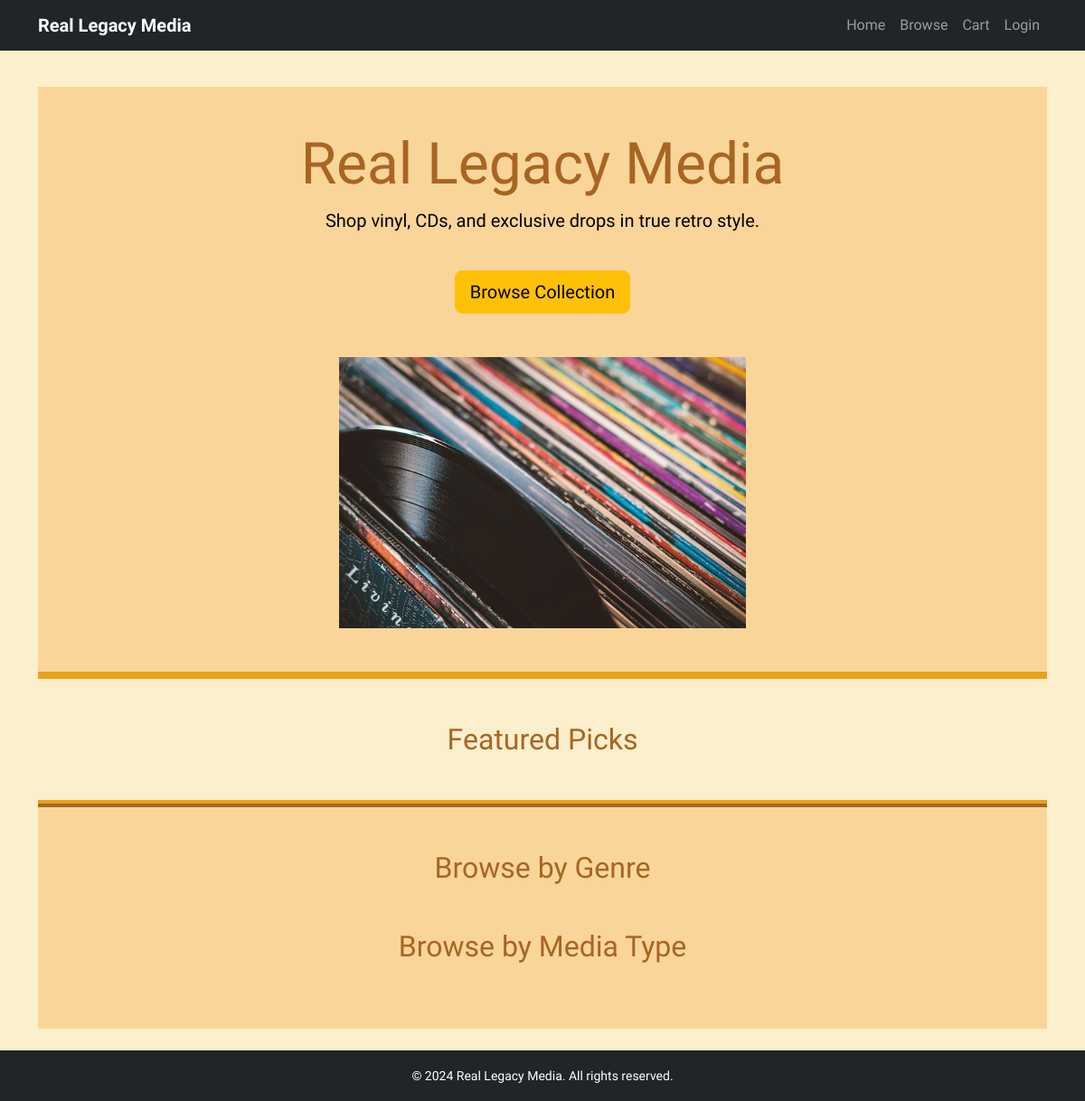
The app's page /, older data.
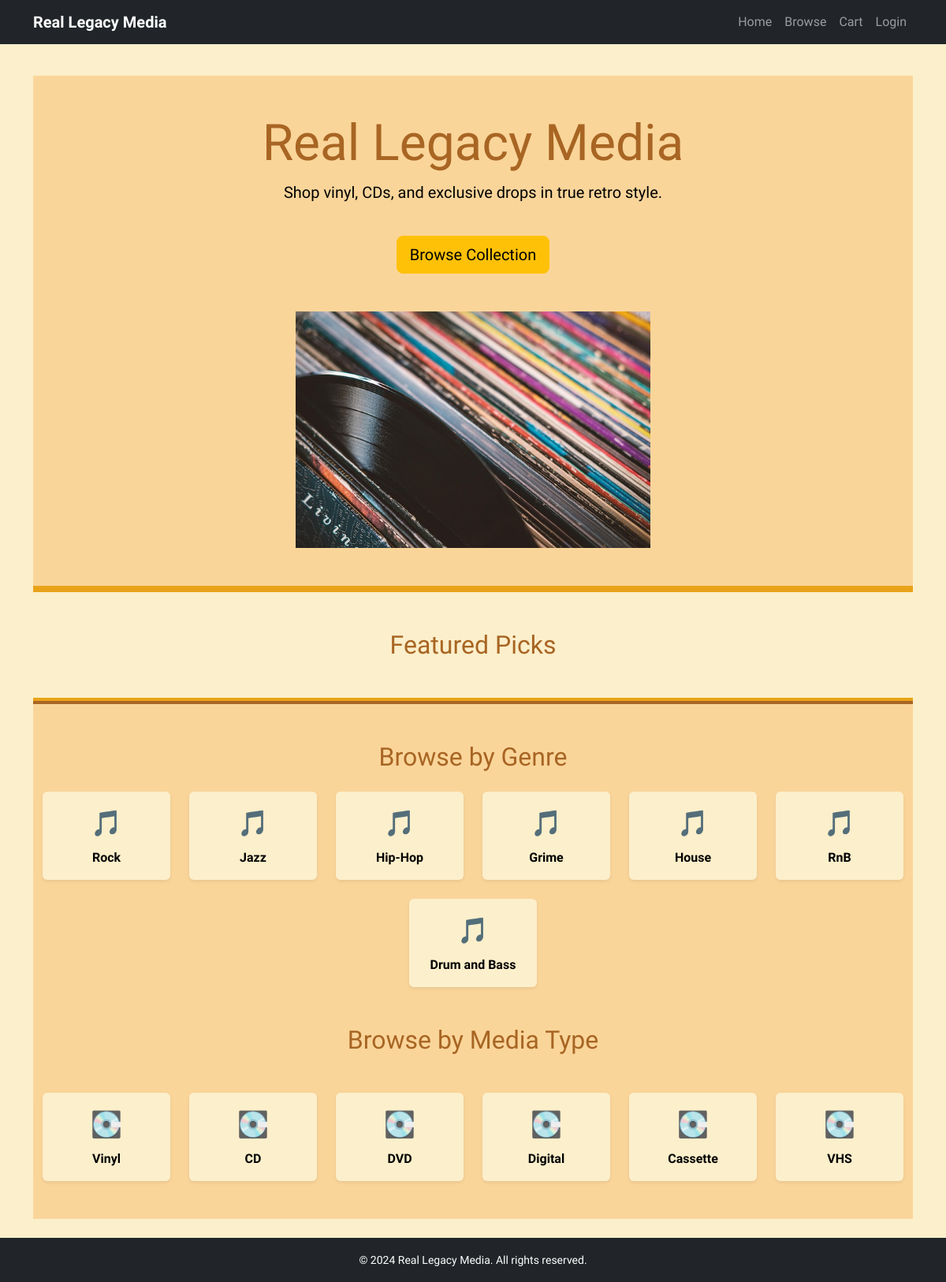
The same page, newer data.
### products/models.py (models this page shows, shortened)
class Genre(models.Model):
    name = models.CharField(max_length=100)

class MediaType(models.Model):
    name = models.CharField(max_length=100)

### core/views.py (the view)
# urls.py: path('', views.home, name='home'),
def home(request):
    featured = Product.objects.filter(is_featured=True)[:4]
    genres = Genre.objects.all()
    media_types = MediaType.objects.all()
    return render(request, 'core/home.html', {
        'featured': featured,
        'genres': genres,
        'media_types': media_types,
    })

### templates/core/home.html (shortened to what this page needs)
{% extends 'base.html' %}
{% load static %}
{% block content %}
<section class="hero-section text-center py-5">
    <div class="container">
        <h1 class="display-3">Real Legacy Media</h1>
        <p class="lead">Shop vinyl, CDs, and exclusive drops in true retro style.</p>
        <a href="#" class="btn btn-warning btn-lg mt-4">Browse Collection</a>
        <div class="mt-5">
            <img src="{% static 'images/vinyl-hero.jpg' %}" alt="Vinyl Stack" class="img-fluid" style="max-height: 300px;">
        </div>
    </div>
</section>
<section class="featured-section py-5">
    <div class="container">
        <h2 class="text-center mb-4">Featured Picks</h2>
    </div>
</section>
<section class="category-section py-5">
    <div class="container">
        <h2 class="text-center mb-4">Browse by Genre</h2>
        <div class="row g-4 justify-content-center">
            {% for genre in genres %}
            <div class="col-6 col-md-4 col-lg-2">
                <a href="#" class="category-tile text-center p-3 d-block rounded shadow-sm">
                    <div class="category-icon mb-2">🎵</div>
                    <strong>{{ genre.name }}</strong>
                </a>
            </div>
            {% endfor %}
        </div>
        <h2 class="text-center my-5">Browse by Media Type</h2>
        <div class="row g-4 justify-content-center">
            {% for type in media_types %}
            <div class="col-6 col-md-4 col-lg-2">
                <a href="#" class="category-tile text-center p-3 d-block rounded shadow-sm">
                    <div class="category-icon mb-2">💽</div>
                    <strong>{{ type.name }}</strong>
                </a>
            </div>
            {% endfor %}
        </div>
    </div>
</section>
{% endblock %}

Row changes from the older to the newer data that the page shows:
added Genre: name "Rock"
added Genre: name "Jazz"
added Genre: name "Hip-Hop"
added Genre: name "Grime"
added Genre: name "House"
added Genre: name "RnB"
added Genre: name "Drum and Bass"
added MediaType: name "Vinyl"
added MediaType: name "CD"
added MediaType: name "DVD"
added MediaType: name "Digital"
added MediaType: name "Cassette"
added MediaType: name "VHS"
